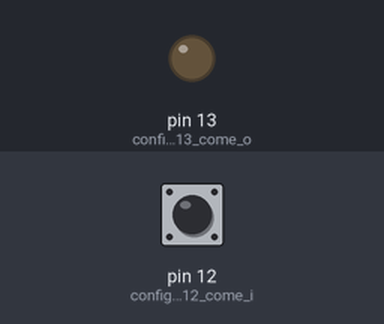
Simulated run of this sketch. Board: Arduino Uno, built with avr-gcc and run on an emulated ATmega328P. Shown: output pins drawn as LEDs (lit = HIGH). The inputs (shaded band) are chosen by the test bench; at power-on: pin 12 (configuro_il_pin12_come_i) HIGH.

Above: at 1.2 s.
1.3 s: pin 12 (configuro_il_pin12_come_i) pulled LOW for 0.15 s
At 1.7 s:
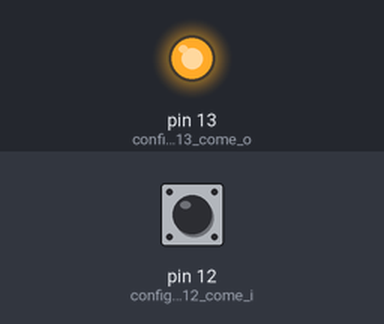
Timing chart, 0 to 7.8 s (numbered marks = the images above; inputs shaded):
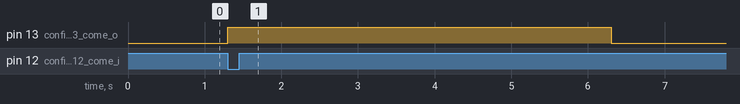

The sketch:

led_con_pulsante.ino
```cpp
void setup() {
  // put your setup code here, to run once:
pinMode(12,INPUT_PULLUP); // configuro il pin12 come input
pinMode(13,OUTPUT); // configuro il pin13 come output


}

void loop() {
  // put your main code here, to run repeatedly:

  if (digitalRead(12) == LOW ){ // il pulsante è premuto?
    // si è premuto
    digitalWrite(13,HIGH); // accendo il led
    delay(5000); // aspetto 5 sec
  } else
   digitalWrite(13,LOW);


}
```

Measured:
- after the input at 1.3 s, pin 13 (configuro_il_pin13_come_o): LOW → HIGH at once, → LOW 5.0 s later
